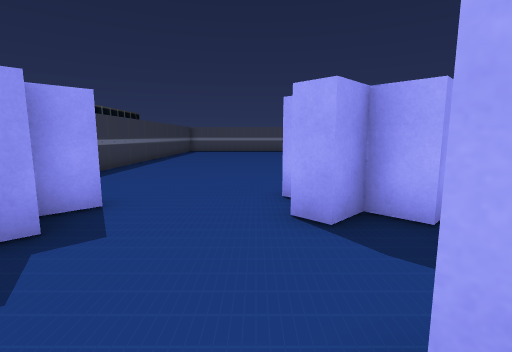
View 1 (above)

16 first-person views from a walk through a scene from a Unity 3-D project. The camera is 1.2 m above the floor, tilts 8° down and sees 85° across. The floor is counted in squares, 1 m on a side. Each view is taken from the middle of a square. On the plan, view 1 faces up. The plan holds only what a view shows up to about 13 squares ahead; the rest is blank. The place goes on beyond the plan. The player is left out. Some animated figures are not drawn.

View 2
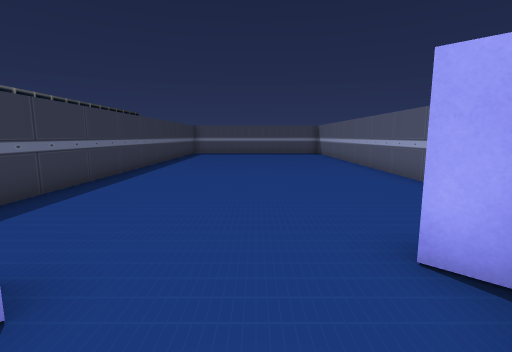

View 3
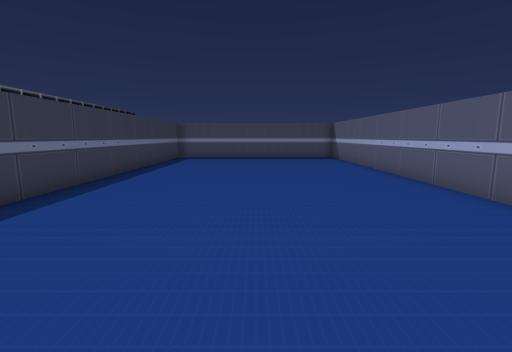

View 4
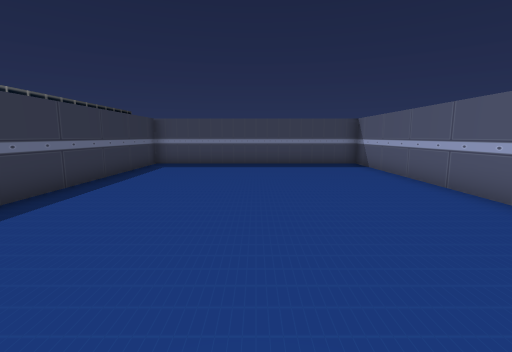

View 5
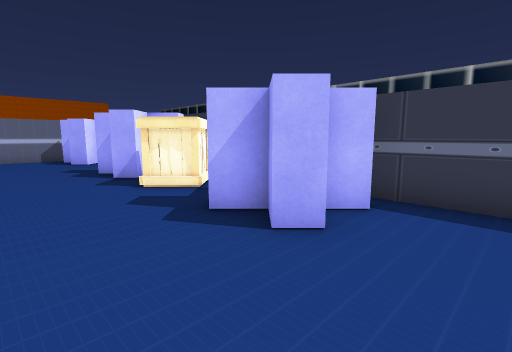

View 6
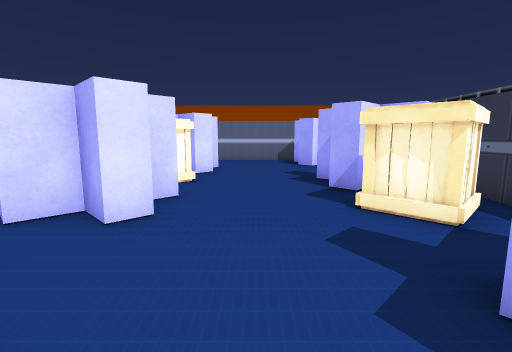

View 7
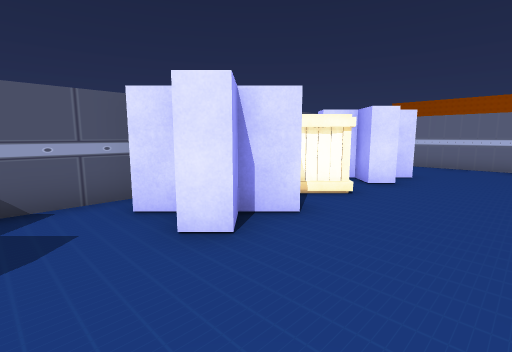

View 8
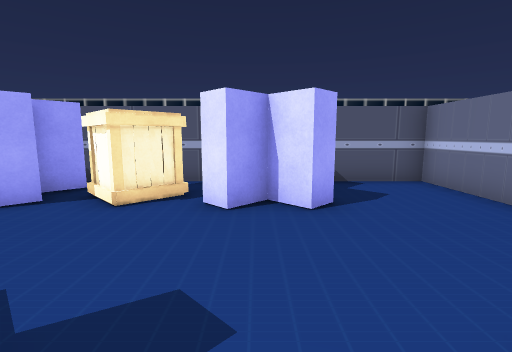

View 9
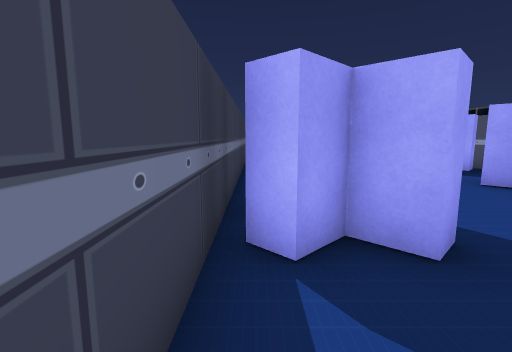

View 10
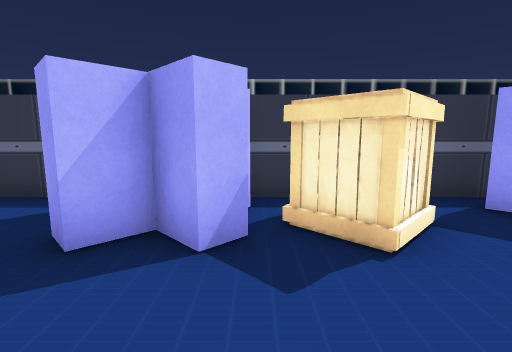

View 11
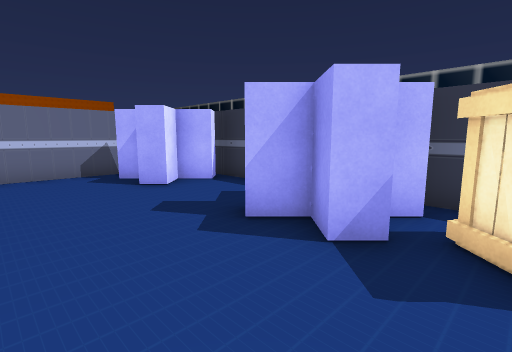

View 12
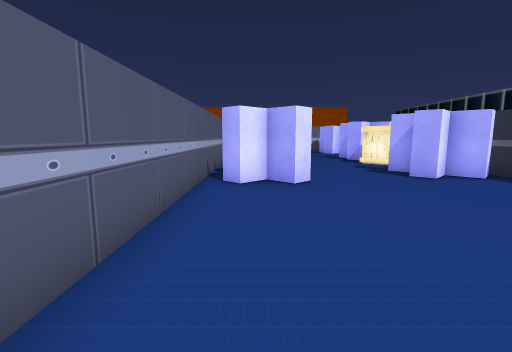

View 13
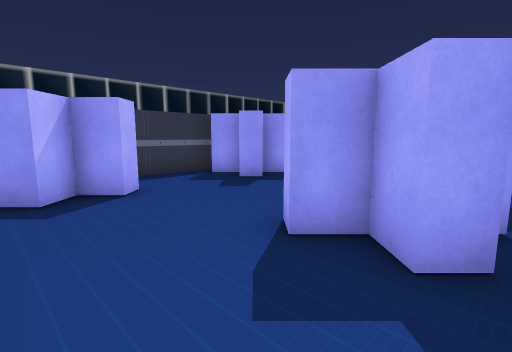

View 14
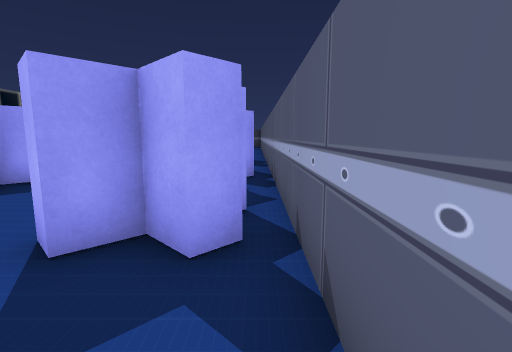

View 15
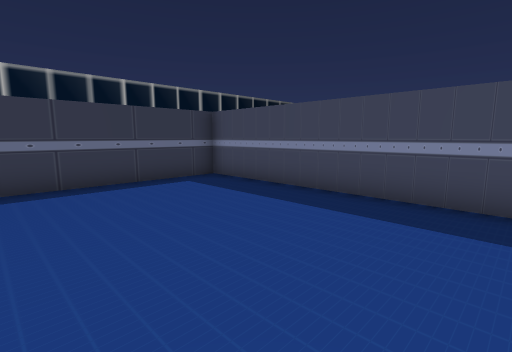

View 16
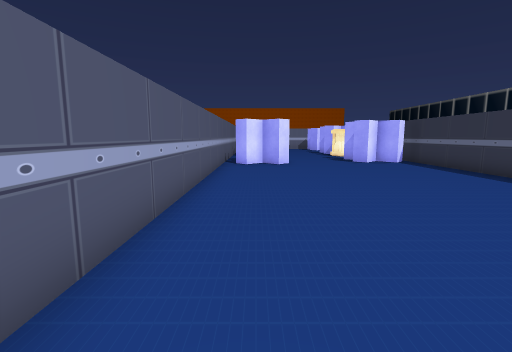

### Floor plan
Points are (right, up) in squares from view 1. A wall is a line through its corners. A room is listed if a view was taken in it or the views show most of it. See-through windows are left out.
Room 1 (views 1, 2, 3, 4, 5, 6, 7, 8, 9, 10, 11, 12, 13, 14, 15, 16)
walls: (1.1, 5) (0.5, 5.5) (1, 6) (1.7, 5.3) (2.4, 6) (2.9, 5.4); (-5, 4.7) (-4.5, 5.2) (-3.8, 4.5) (-3.1, 5.2) (-2.6, 4.7) (-3.3, 4) (-2.6, 3.3) (-2.9, 3); (3, 4.1) (2.4, 3.6) (1.7, 4.3) (1, 3.6) (0.5, 4.2); (1.1, -1.1) (0.6, -0.6) (1.3, 0.1) (0.6, 0.8) (1.1, 1.3) (1.7, 0.6) (2.5, 1.4); (2.5, -1.1) (1.8, -0.4); (-3.5, -1.4) (-3.2, -1.1) (-2.7, -1.6) (-3.4, -2.3) (-2.7, -3) (-3.2, -3.5) (-3.9, -2.8) (-4.6, -3.5) (-5.1, -3); (-4.6, -1.1) (-4.2, -1.5); (2.9, -5.9) (2.4, -6.4) (1.7, -5.7) (1, -6.4) (0.5, -5.9) (1.2, -5.2) (0.5, -4.5) (1, -4) (1.7, -4.8); (-5.2, -7) (-4.7, -6.4) (-4, -7.1) (-3.3, -6.4) (-2.8, -6.9) (-3.5, -7.6) (-2.8, -8.3) (-3.3, -8.9); (-3.3, -9.5) (3.5, -9.5) (3.5, 23.5) (-5.5, 23.5) (-5.5, -7.4)
objects: box (-5, 0) to (-3, 1); box (1, -3) to (2, -2)

Where each view was taken, in squares from view 1:
view 1: 0 up, 0 right, facing up
view 2: 3 up, 1 left, facing up
view 3: 7 up, 1 left, facing up
view 4: 11 up, 1 left, facing up
view 5: 7 up, 0 right, facing down-left
view 6: 5 up, 1 left, facing down
view 7: 3 up, 2 left, facing down-right
view 8: 5 down, 4 left, facing right
view 9: 6 down, 5 left, facing up
view 10: 1 down, 0 right, facing left
view 11: 0 up, 0 right, facing down-left
view 12: 13 up, 2 right, facing down
view 13: 9 down, 3 right, facing up-left
view 14: 9 down, 3 right, facing up
view 15: 18 up, 2 right, facing up-left
view 16: 18 up, 2 right, facing down
